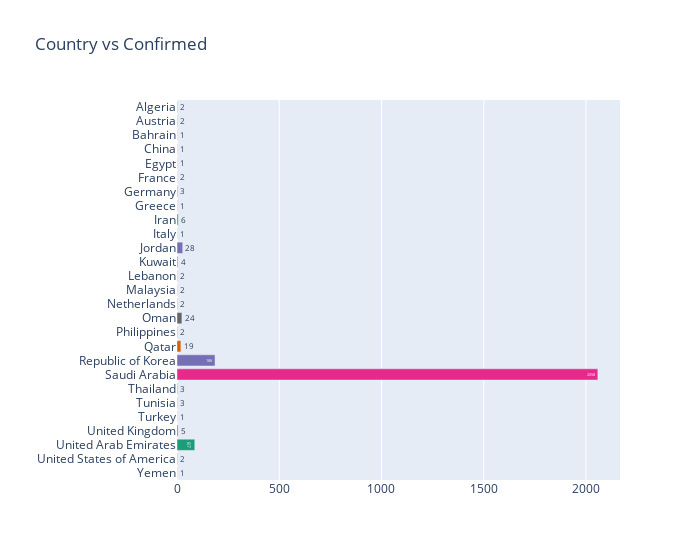

Here is the notebook cell this chart was saved with:
### Code cell
hover_data = ['Confirmed','Country']

fig =  xp.bar(Country_wise, x = 'Confirmed', y = 'Country', orientation = 'h', color = 'Country', 
                  text='Confirmed', title='Country vs Confirmed', width=700, hover_data = hover_data,
                  color_discrete_sequence = xp.colors.qualitative.Dark2)
fig.update_traces(textposition='auto')
fig.update_layout(xaxis_title="", yaxis_title="", showlegend=False)
fig.show()

### Figure 1 — Plotly figure (JSON) as saved in the notebook; plotly's stock layout.template omitted (floating-point values rounded to 4 significant figures)
{"data": [{"alignmentgroup": "True", "customdata": [[2, "Algeria"]], "hovertemplate": "Country=%{customdata[1]}<br>Confirmed=%{customdata[0]}<extra></extra>", "legendgroup": "Algeria", "marker": {"color": "rgb(27,158,119)"}, "name": "Algeria", "offsetgroup": "Algeria", "orientation": "h", "showlegend": true, "text": [2], "textposition": "auto", "type": "bar", "x": [2], "xaxis": "x", "y": ["Algeria"], "yaxis": "y"}, {"alignmentgroup": "True", "customdata": [[2, "Austria"]], "hovertemplate": "Country=%{customdata[1]}<br>Confirmed=%{customdata[0]}<extra></extra>", "legendgroup": "Austria", "marker": {"color": "rgb(217,95,2)"}, "name": "Austria", "offsetgroup": "Austria", "orientation": "h", "showlegend": true, "text": [2], "textposition": "auto", "type": "bar", "x": [2], "xaxis": "x", "y": ["Austria"], "yaxis": "y"}, {"alignmentgroup": "True", "customdata": [[1, "Bahrain"]], "hovertemplate": "Country=%{customdata[1]}<br>Confirmed=%{customdata[0]}<extra></extra>", "legendgroup": "Bahrain", "marker": {"color": "rgb(117,112,179)"}, "name": "Bahrain", "offsetgroup": "Bahrain", "orientation": "h", "showlegend": true, "text": [1], "textposition": "auto", "type": "bar", "x": [1], "xaxis": "x", "y": ["Bahrain"], "yaxis": "y"}, {"alignmentgroup": "True", "customdata": [[1, "China"]], "hovertemplate": "Country=%{customdata[1]}<br>Confirmed=%{customdata[0]}<extra></extra>", "legendgroup": "China", "marker": {"color": "rgb(231,41,138)"}, "name": "China", "offsetgroup": "China", "orientation": "h", "showlegend": true, "text": [1], "textposition": "auto", "type": "bar", "x": [1], "xaxis": "x", "y": ["China"], "yaxis": "y"}, {"alignmentgroup": "True", "customdata": [[1, "Egypt"]], "hovertemplate": "Country=%{customdata[1]}<br>Confirmed=%{customdata[0]}<extra></extra>", "legendgroup": "Egypt", "marker": {"color": "rgb(102,166,30)"}, "name": "Egypt", "offsetgroup": "Egypt", "orientation": "h", "showlegend": true, "text": [1], "textposition": "auto", "type": "bar", "x": [1], "xaxis": "x", "y": ["Egypt"], "yaxis": "y"}, {"alignmentgroup": "True", "customdata": [[2, "France"]], "hovertemplate": "Country=%{customdata[1]}<br>Confirmed=%{customdata[0]}<extra></extra>", "legendgroup": "France", "marker": {"color": "rgb(230,171,2)"}, "name": "France", "offsetgroup": "France", "orientation": "h", "showlegend": true, "text": [2], "textposition": "auto", "type": "bar", "x": [2], "xaxis": "x", "y": ["France"], "yaxis": "y"}, {"alignmentgroup": "True", "customdata": [[3, "Germany"]], "hovertemplate": "Country=%{customdata[1]}<br>Confirmed=%{customdata[0]}<extra></extra>", "legendgroup": "Germany", "marker": {"color": "rgb(166,118,29)"}, "name": "Germany", "offsetgroup": "Germany", "orientation": "h", "showlegend": true, "text": [3], "textposition": "auto", "type": "bar", "x": [3], "xaxis": "x", "y": ["Germany"], "yaxis": "y"}, {"alignmentgroup": "True", "customdata": [[1, "Greece"]], "hovertemplate": "Country=%{customdata[1]}<br>Confirmed=%{customdata[0]}<extra></extra>", "legendgroup": "Greece", "marker": {"color": "rgb(102,102,102)"}, "name": "Greece", "offsetgroup": "Greece", "orientation": "h", "showlegend": true, "text": [1], "textposition": "auto", "type": "bar", "x": [1], "xaxis": "x", "y": ["Greece"], "yaxis": "y"}, {"alignmentgroup": "True", "customdata": [[6, "Iran"]], "hovertemplate": "Country=%{customdata[1]}<br>Confirmed=%{customdata[0]}<extra></extra>", "legendgroup": "Iran", "marker": {"color": "rgb(27,158,119)"}, "name": "Iran", "offsetgroup": "Iran", "orientation": "h", "showlegend": true, "text": [6], "textposition": "auto", "type": "bar", "x": [6], "xaxis": "x", "y": ["Iran"], "yaxis": "y"}, {"alignmentgroup": "True", "customdata": [[1, "Italy"]], "hovertemplate": "Country=%{customdata[1]}<br>Confirmed=%{customdata[0]}<extra></extra>", "legendgroup": "Italy", "marker": {"color": "rgb(217,95,2)"}, "name": "Italy", "offsetgroup": "Italy", "orientation": "h", "showlegend": true, "text": [1], "textposition": "auto", "type": "bar", "x": [1], "xaxis": "x", "y": ["Italy"], "yaxis": "y"}, {"alignmentgroup": "True", "customdata": [[28, "Jordan"]], "hovertemplate": "Country=%{customdata[1]}<br>Confirmed=%{customdata[0]}<extra></extra>", "legendgroup": "Jordan", "marker": {"color": "rgb(117,112,179)"}, "name": "Jordan", "offsetgroup": "Jordan", "orientation": "h", "showlegend": true, "text": [28], "textposition": "auto", "type": "bar", "x": [28], "xaxis": "x", "y": ["Jordan"], "yaxis": "y"}, {"alignmentgroup": "True", "customdata": [[4, "Kuwait"]], "hovertemplate": "Country=%{customdata[1]}<br>Confirmed=%{customdata[0]}<extra></extra>", "legendgroup": "Kuwait", "marker": {"color": "rgb(231,41,138)"}, "name": "Kuwait", "offsetgroup": "Kuwait", "orientation": "h", "showlegend": true, "text": [4], "textposition": "auto", "type": "bar", "x": [4], "xaxis": "x", "y": ["Kuwait"], "yaxis": "y"}, {"alignmentgroup": "True", "customdata": [[2, "Lebanon"]], "hovertemplate": "Country=%{customdata[1]}<br>Confirmed=%{customdata[0]}<extra></extra>", "legendgroup": "Lebanon", "marker": {"color": "rgb(102,166,30)"}, "name": "Lebanon", "offsetgroup": "Lebanon", "orientation": "h", "showlegend": true, "text": [2], "textposition": "auto", "type": "bar", "x": [2], "xaxis": "x", "y": ["Lebanon"], "yaxis": "y"}, {"alignmentgroup": "True", "customdata": [[2, "Malaysia"]], "hovertemplate": "Country=%{customdata[1]}<br>Confirmed=%{customdata[0]}<extra></extra>", "legendgroup": "Malaysia", "marker": {"color": "rgb(230,171,2)"}, "name": "Malaysia", "offsetgroup": "Malaysia", "orientation": "h", "showlegend": true, "text": [2], "textposition": "auto", "type": "bar", "x": [2], "xaxis": "x", "y": ["Malaysia"], "yaxis": "y"}, {"alignmentgroup": "True", "customdata": [[2, "Netherlands"]], "hovertemplate": "Country=%{customdata[1]}<br>Confirmed=%{customdata[0]}<extra></extra>", "legendgroup": "Netherlands", "marker": {"color": "rgb(166,118,29)"}, "name": "Netherlands", "offsetgroup": "Netherlands", "orientation": "h", "showlegend": true, "text": [2], "textposition": "auto", "type": "bar", "x": [2], "xaxis": "x", "y": ["Netherlands"], "yaxis": "y"}, {"alignmentgroup": "True", "customdata": [[24, "Oman"]], "hovertemplate": "Country=%{customdata[1]}<br>Confirmed=%{customdata[0]}<extra></extra>", "legendgroup": "Oman", "marker": {"color": "rgb(102,102,102)"}, "name": "Oman", "offsetgroup": "Oman", "orientation": "h", "showlegend": true, "text": [24], "textposition": "auto", "type": "bar", "x": [24], "xaxis": "x", "y": ["Oman"], "yaxis": "y"}, {"alignmentgroup": "True", "customdata": [[2, "Philippines"]], "hovertemplate": "Country=%{customdata[1]}<br>Confirmed=%{customdata[0]}<extra></extra>", "legendgroup": "Philippines", "marker": {"color": "rgb(27,158,119)"}, "name": "Philippines", "offsetgroup": "Philippines", "orientation": "h", "showlegend": true, "text": [2], "textposition": "auto", "type": "bar", "x": [2], "xaxis": "x", "y": ["Philippines"], "yaxis": "y"}, {"alignmentgroup": "True", "customdata": [[19, "Qatar"]], "hovertemplate": "Country=%{customdata[1]}<br>Confirmed=%{customdata[0]}<extra></extra>", "legendgroup": "Qatar", "marker": {"color": "rgb(217,95,2)"}, "name": "Qatar", "offsetgroup": "Qatar", "orientation": "h", "showlegend": true, "text": [19], "textposition": "auto", "type": "bar", "x": [19], "xaxis": "x", "y": ["Qatar"], "yaxis": "y"}, {"alignmentgroup": "True", "customdata": [[186, "Republic of Korea"]], "hovertemplate": "Country=%{customdata[1]}<br>Confirmed=%{customdata[0]}<extra></extra>", "legendgroup": "Republic of Korea", "marker": {"color": "rgb(117,112,179)"}, "name": "Republic of Korea", "offsetgroup": "Republic of Korea", "orientation": "h", "showlegend": true, "text": [186], "textposition": "auto", "type": "bar", "x": [186], "xaxis": "x", "y": ["Republic of Korea"], "yaxis": "y"}, {"alignmentgroup": "True", "customdata": [[2058, "Saudi Arabia"]], "hovertemplate": "Country=%{customdata[1]}<br>Confirmed=%{customdata[0]}<extra></extra>", "legendgroup": "Saudi Arabia", "marker": {"color": "rgb(231,41,138)"}, "name": "Saudi Arabia", "offsetgroup": "Saudi Arabia", "orientation": "h", "showlegend": true, "text": [2058], "textposition": "auto", "type": "bar", "x": [2058], "xaxis": "x", "y": ["Saudi Arabia"], "yaxis": "y"}, {"alignmentgroup": "True", "customdata": [[3, "Thailand"]], "hovertemplate": "Country=%{customdata[1]}<br>Confirmed=%{customdata[0]}<extra></extra>", "legendgroup": "Thailand", "marker": {"color": "rgb(102,166,30)"}, "name": "Thailand", "offsetgroup": "Thailand", "orientation": "h", "showlegend": true, "text": [3], "textposition": "auto", "type": "bar", "x": [3], "xaxis": "x", "y": ["Thailand"], "yaxis": "y"}, {"alignmentgroup": "True", "customdata": [[3, "Tunisia"]], "hovertemplate": "Country=%{customdata[1]}<br>Confirmed=%{customdata[0]}<extra></extra>", "legendgroup": "Tunisia", "marker": {"color": "rgb(230,171,2)"}, "name": "Tunisia", "offsetgroup": "Tunisia", "orientation": "h", "showlegend": true, "text": [3], "textposition": "auto", "type": "bar", "x": [3], "xaxis": "x", "y": ["Tunisia"], "yaxis": "y"}, {"alignmentgroup": "True", "customdata": [[1, "Turkey"]], "hovertemplate": "Country=%{customdata[1]}<br>Confirmed=%{customdata[0]}<extra></extra>", "legendgroup": "Turkey", "marker": {"color": "rgb(166,118,29)"}, "name": "Turkey", "offsetgroup": "Turkey", "orientation": "h", "showlegend": true, "text": [1], "textposition": "auto", "type": "bar", "x": [1], "xaxis": "x", "y": ["Turkey"], "yaxis": "y"}, {"alignmentgroup": "True", "customdata": [[5, "United Kingdom"]], "hovertemplate": "Country=%{customdata[1]}<br>Confirmed=%{customdata[0]}<extra></extra>", "legendgroup": "United Kingdom", "marker": {"color": "rgb(102,102,102)"}, "name": "United Kingdom", "offsetgroup": "United Kingdom", "orientation": "h", "showlegend": true, "text": [5], "textposition": "auto", "type": "bar", "x": [5], "xaxis": "x", "y": ["United Kingdom"], "yaxis": "y"}, {"alignmentgroup": "True", "customdata": [[87, "United Arab Emirates"]], "hovertemplate": "Country=%{customdata[1]}<br>Confirmed=%{customdata[0]}<extra></extra>", "legendgroup": "United Arab Emirates", "marker": {"color": "rgb(27,158,119)"}, "name": "United Arab Emirates", "offsetgroup": "United Arab Emirates", "orientation": "h", "showlegend": true, "text": [87], "textposition": "auto", "type": "bar", "x": [87], "xaxis": "x", "y": ["United Arab Emirates"], "yaxis": "y"}, {"alignmentgroup": "True", "customdata": [[2, "United States of America"]], "hovertemplate": "Country=%{customdata[1]}<br>Confirmed=%{customdata[0]}<extra></extra>", "legendgroup": "United States of America", "marker": {"color": "rgb(217,95,2)"}, "name": "United States of America", "offsetgroup": "United States of America", "orientation": "h", "showlegend": true, "text": [2], "textposition": "auto", "type": "bar", "x": [2], "xaxis": "x", "y": ["United States of America"], "yaxis": "y"}, {"alignmentgroup": "True", "customdata": [[1, "Yemen"]], "hovertemplate": "Country=%{customdata[1]}<br>Confirmed=%{customdata[0]}<extra></extra>", "legendgroup": "Yemen", "marker": {"color": "rgb(117,112,179)"}, "name": "Yemen", "offsetgroup": "Yemen", "orientation": "h", "showlegend": true, "text": [1], "textposition": "auto", "type": "bar", "x": [1], "xaxis": "x", "y": ["Yemen"], "yaxis": "y"}], "layout": {"barmode": "relative", "legend": {"title": {"text": "Country"}, "tracegroupgap": 0}, "showlegend": false, "title": {"text": "Country vs Confirmed"}, "width": 700, "xaxis": {"anchor": "y", "domain": [0, 1], "title": {"text": ""}}, "yaxis": {"anchor": "x", "categoryarray": ["Yemen", "United States of America", "United Arab Emirates", "United Kingdom", "Turkey", "Tunisia", "Thailand", "Saudi Arabia", "Republic of Korea", "Qatar", "Philippines", "Oman", "Netherlands", "Malaysia", "Lebanon", "Kuwait", "Jordan", "Italy", "Iran", "Greece", "Germany", "France", "Egypt", "China", "Bahrain", "Austria", "Algeria"], "categoryorder": "array", "domain": [0, 1], "title": {"text": ""}}}}
